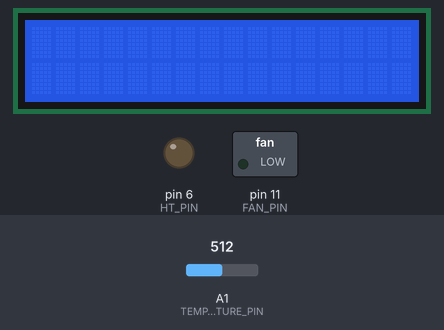
The sketch below on a simulated Arduino Uno, built with avr-gcc and run on an emulated ATmega328P. Parts: 16×2 character LCD, switched loads named in the sketch (green lamp = pin HIGH), output pins drawn as LEDs (lit = HIGH). The inputs (shaded band) are chosen by the test bench; at power-on: A1 (TEMPERATURE_PIN) = 512.

Above: at 1.2 s.
1.3 s: A1 (TEMPERATURE_PIN) set to 122
At 15.2 s:
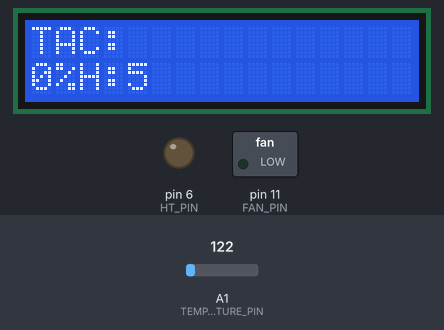
15.3 s: A1 (TEMPERATURE_PIN) set to 20
At 26.0 s:
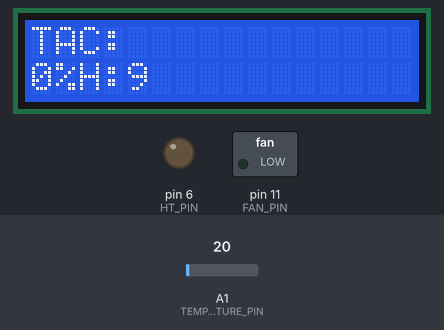
26.6 s: A1 (TEMPERATURE_PIN) set to 0
At 36.1 s:
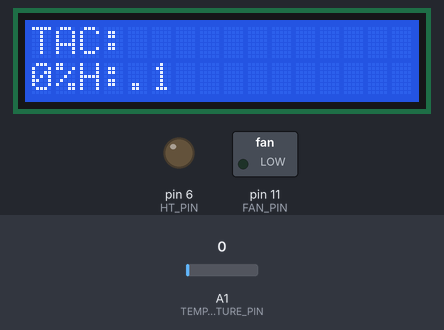
Timing chart, 0 to 37.6 s (numbered marks = the images above; inputs shaded):
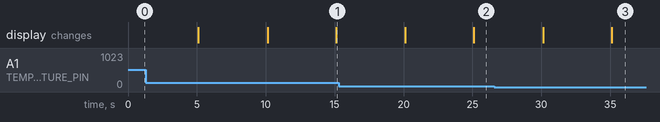

Measured:
- after the input at 15.3 s, the display: first differs from a run without the input after 9.8 s (image 2)
- after the input at 26.6 s, the display: first differs from a run without the input after 8.5 s (image 3)

The sketch:

main.ino
```cpp
#include <math.h>
#include <TimerOne.h>
#include <TimerThree.h>
#include <LiquidCrystal_PCF8574.h>
LiquidCrystal_PCF8574 lcd (0x27);

volatile float Ac_min = 25.0;
volatile float Ac_max = 30.0;
volatile float Ac_min_pres = 22.5;
volatile float Ac_max_pres = 40.0;
volatile float Ht_min = 15.0;
volatile float Ht_max = 20.0;
volatile float Ht_min_pres = 5.0;
volatile float Ht_max_pres = 22.0;
volatile float Ac_current_min;
volatile float Ac_current_max;
volatile float Ht_current_min;
volatile float Ht_current_max;

volatile float Ac_min_serial;
volatile float Ac_max_serial;
volatile float Ht_min_serial;
volatile float Ht_max_serial;


volatile bool presence_pir= false;
volatile bool presence_audio= false;
volatile bool presence_room=false;
volatile bool first_clap=false;

volatile bool green_state = false;

volatile bool temp_seriale = false;

const int HT_PIN = 6;
const int FAN_PIN = 11;
const int PIR_PIN = 7;
const int SOUND_PIN = 8;
const int GREEN = 5;

volatile unsigned long time_presence_pir = 0;

volatile float temperature;

const int TEMPERATURE_PIN=A1;
const int B=4275;
const long int R0=100000;

volatile int pwm_fan;
volatile int pwm_ht;

const int n_sound_events = 50;
const int sound_interval = 10; //in minuti
volatile int conta_sound_events = 0;
volatile bool start_sound = true;
volatile unsigned long time_presence_audio = 0;
volatile unsigned long time_presence_audio_60 = 0;
volatile unsigned long time_clap=0;


void setup() {
  Serial.begin(9600);
  pinMode(TEMPERATURE_PIN, INPUT);
  pinMode(FAN_PIN, OUTPUT);
  pinMode(HT_PIN, OUTPUT );
  pinMode(PIR_PIN, INPUT);
  pinMode(SOUND_PIN, INPUT);
  //pinMode(GREEN,OUTPUT);
  lcd.begin(16,2);
  lcd.setBacklight(255);
  lcd.home();
  lcd.clear();
  attachInterrupt(digitalPinToInterrupt(PIR_PIN), checkPresence, RISING);
  attachInterrupt(digitalPinToInterrupt(SOUND_PIN), checkAudio, FALLING);
  attachInterrupt(digitalPinToInterrupt(GREEN), greenOn, FALLING);

  Timer1.initialize(5e06);
  Timer3.initialize(10e06);
  Timer1.attachInterrupt(lcdPrint1);
  Timer3.attachInterrupt(lcdPrint2);

}

void loop() {
  checkTemp();
  if(!start_sound){
    controlPresenceAudio();
  }
  if(presence_room){
    resetPresenceAudio60();
    presenceGone();
  }
  else{
    controlPresenceRoom();
  }
  serialChangetemperature();
  delay(10000);

}

void checkTemp() {
  getTemp();
  if(temp_seriale){
  Ac_current_min = Ac_min_serial;
  Ac_current_max = Ac_max_serial;
  Ht_current_min= Ht_min_serial;
  Ht_current_max=Ht_max_serial;

  }
  else{
    if(presence_room){
    Ac_current_min = Ac_min_pres;
    Ac_current_max = Ac_max_pres;
    Ht_current_min= Ht_min_pres;
    Ht_current_max=Ht_max_pres;
    }
    else{
    Ac_current_min=Ac_min;
    Ac_current_max = Ac_max;
    Ht_current_min= Ht_min;
    Ht_current_max=Ht_max;
    }
  }
  float intervallo_pwm_ac = (Ac_current_max-Ac_current_min) / 25.5;
  float intervallo_pwm_ht = (Ht_current_max-Ht_current_min) / 25.5;

    if(temperature< Ac_current_min){
      pwm_fan = 0;
    }
     if(temperature> Ac_current_max){
      pwm_fan = 255;
    }
    for(int i=0; i<10; i++){
      if(temperature > Ac_current_min+(i*intervallo_pwm_ac) && temperature < Ac_current_max -((9-i)*intervallo_pwm_ac)){
        pwm_fan = (i*25.5)+25.5;
      }
    }
      if(temperature< Ht_current_min){
      pwm_ht = 255;
    }
      if(temperature> Ht_current_max){
      pwm_ht = 0;
    }
    for(int i=10; i>0; i--){
      if(temperature < Ht_max-((i-1)*intervallo_pwm_ht) && temperature > Ht_min +((10-i)*intervallo_pwm_ac)){
        pwm_fan = (i*25.5);
      }
    }
  }


void getTemp(){
  int value = analogRead(TEMPERATURE_PIN);
  float R = 1023.0/value-1.0;
  R=R0*R; // computes deltaResistance due to Temperature change
  temperature = 1.0/(log(R/R0)/B+1/298.15)-273.15;

}

void checkPresence(){
presence_pir = true;
time_presence_pir = millis();
}

void presenceGone(){
  if(time_presence_pir >= 1800000){
    presence_pir = false;
    time_presence_pir = 0;
  }
}

void checkAudio(){

  conta_sound_events ++;
  if (start_sound){
    conta_sound_events = 1;
    time_presence_audio = millis();
    start_sound = false;
  }
}
void controlPresenceAudio(){
  if( time_presence_audio < ((time_presence_audio+sound_interval) *6e05)){
    if((conta_sound_events >= n_sound_events) && !presence_audio){
      presence_audio = true;
      time_presence_audio_60= millis();
    }
  }
  else if(!presence_audio){
    start_sound = true;
  }
}

void resetPresenceAudio60(){
  if (time_presence_audio_60 >= (time_presence_audio_60+3600000)){
    presence_audio = false;
    start_sound = true;
  }
}

void controlPresenceRoom(){       //questa di base serve solo per proiettare sul display se ci sono persone o no
  if (presence_pir || presence_audio)
    presence_room=true;
    if (!(presence_pir && presence_audio))
    presence_room=false;

}
void lcdPrint1(){
  lcd.clear();
  lcd.print("T:");
  lcd.setCursor(0,2);
  lcd.print(temperature,1);
  lcd.setCursor(0,6);
  lcd.print(" Pr:");
  lcd.setCursor(0,10);
  lcd.print(presence_room);
  lcd.setCursor(1,0);
  lcd.print("AC:");
  lcd.setCursor(1,3);
  lcd.print(pwm_fan/255,0);
  lcd.setCursor(1,6);
  lcd.print("%");
  lcd.setCursor(1,7);
  lcd.print(" H:");
  lcd.setCursor(1,10);
  lcd.print(pwm_ht/255,0);
  lcd.setCursor(1,12);
  lcd.print("%");

}
void lcdPrint2(){
  lcd.clear();

  lcd.print("AC m:");
  lcd.setCursor(0,5);
  lcd.print(Ac_current_min,1);
  lcd.setCursor(0,9);
  lcd.print(" M:");
  lcd.setCursor(0,12);
  lcd.print(Ac_current_max,1);
  lcd.setCursor(1,0);
  lcd.print("H m:");
  lcd.setCursor(0,4);
  lcd.print(Ht_current_min,1);
  lcd.setCursor(0,8);
  lcd.print(" M:");
  lcd.setCursor(0,11);
  lcd.print(Ht_current_max,1);
}

void serialChangetemperature(){

  if (Serial.available()>0){

   String input=Serial.readString();
   String acm=input.substring(0,2);
   String acM=input.substring(3,5);
   String htm=input.substring(6,8);
   String htM=input.substring(9,11);


    Ac_min_serial = acm.toFloat();
    Ac_max_serial = acM.toFloat();
    Ht_min_serial = htm.toFloat();
    Ht_max_serial = htM.toFloat();
    temp_seriale = true;
  }
}

  void greenOn(){
    unsigned long time_in=millis();
    if (first_clap && (time_in - time_clap)<1000)
     {
      pinMode(GREEN, !green_state);
    }
    else if(!first_clap){
      first_clap=true;
      time_clap=millis();
    }

    else
      first_clap= false;

  }
```
